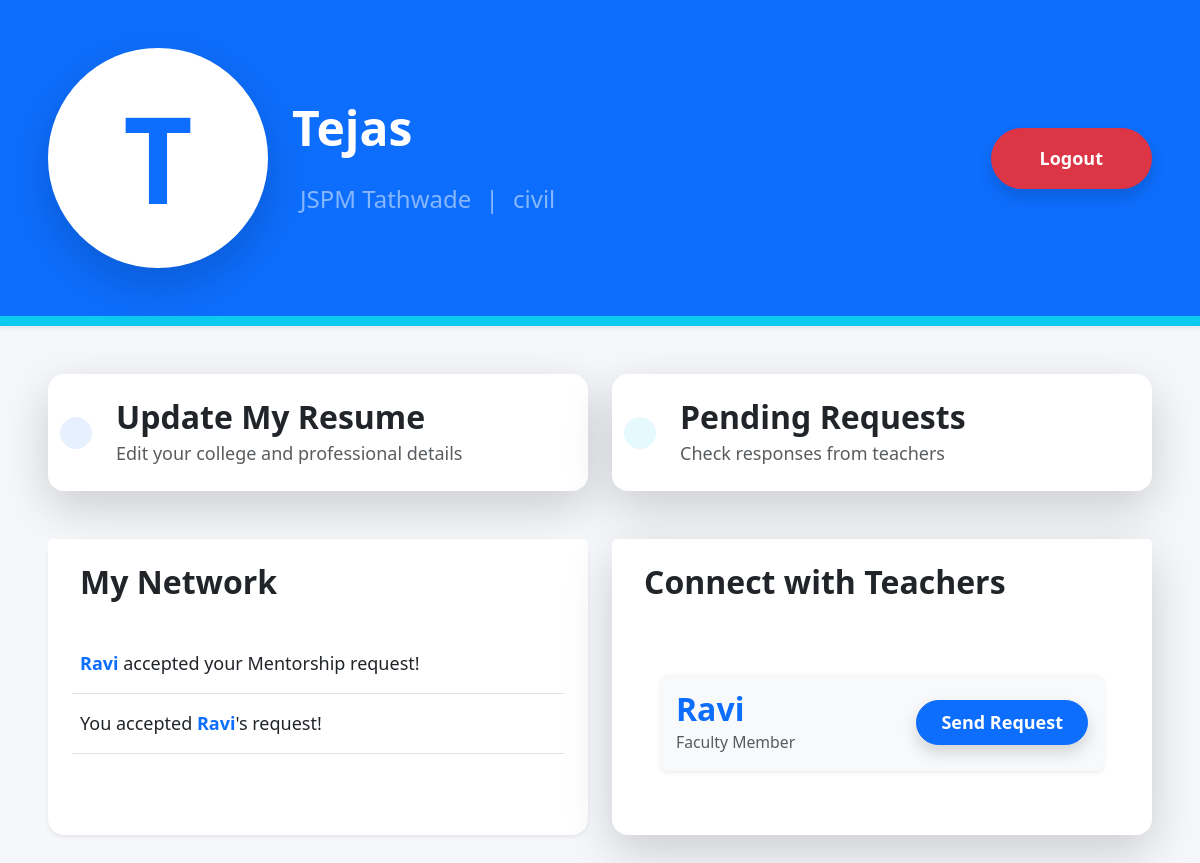
The app's page /home/ (signed in) with its own data.
### build/models.py (models this page shows, shortened)
class Resume(models.Model):
    profile = models.OneToOneField(UserProfile, on_delete=models.CASCADE)
    name = models.CharField(max_length=100)
    email = models.EmailField()
    phone = models.CharField(max_length=20)
    experience = models.TextField()
    education = models.TextField()
    college = models.CharField(max_length=100)
    branch = models.CharField(max_length=50)
    skills = models.TextField()
    linkedin = models.URLField(max_length=200, null=True, blank=True)
    github = models.URLField(max_length=200, null=True, blank=True)
    summary = models.TextField(null=True, blank=True)
    projects = models.TextField(null=True, blank=True)
    certifications = models.TextField(null=True, blank=True)
    theme = models.CharField(max_length=10, default='1')

class ConnectionRequest(models.Model):
    sender = models.CharField(max_length=100)
    receiver = models.CharField(max_length=100)
    STATUS_CHOICES = (
        ('Pending', 'Pending'),
        ('Accepted', 'Accepted'),
    )
    status = models.CharField(max_length=20, choices=STATUS_CHOICES, default='Pending')
    created_at = models.DateTimeField(auto_now_add=True)

class UserProfile(models.Model):
    username = models.CharField(max_length=100)
    password = models.CharField(max_length=100)
    role = models.CharField(
        max_length=10,
        choices=[
            ('student', 'Student'),
            ('teacher', 'Teacher')
        ]
    )

### build/views.py (the view, shortened to what this page needs)
# urls.py: path('home/', views.home, name='home'),
def home(request):#2
    username = request.session.get('username')
    if not username:
        return render(request, "home.html")
    user_profile = UserProfile.objects.filter(username=username).first()
    if user_profile:
        role = user_profile.role.lower().strip()
    else:
        role = "student"
    notifications = ConnectionRequest.objects.filter(
        receiver=username,
        status='Pending'
    )
    if role == "student":
        student_resume = Resume.objects.filter(profile__username=username).first()
        all_teachers = UserProfile.objects.filter(role__icontains='teacher')
        student_accepted = ConnectionRequest.objects.filter(
                Q(sender=username) | Q(receiver=username),
                status__icontains='accept'
            )
        unique_accepted = {f"{req.sender}-{req.receiver}": req for req in student_accepted}.values()
        return render(request, "home.html", {
                "my_info": student_resume,
                "notifications": notifications,
                "teachers_list": all_teachers,
                "accepted_requests": unique_accepted,
                "logged_in_user": username
            })
    return render(request, "home.html")

### templates/home.html (shortened to what this page needs)
<!DOCTYPE html>
<html>
<head>
    <link href="https://cdn.jsdelivr.net/npm/bootstrap@5.3.0/dist/css/bootstrap.min.css" rel="stylesheet">
</head>
<body>
    <div class="bg-primary text-white py-5 mb-5 shadow-sm"
     style="border-bottom:10px solid #0dcaf0; min-height:320px;">
    <div class="container-fluid px-5 d-flex align-items-center">
        <div class="rounded-circle bg-white text-primary d-flex justify-content-center align-items-center me-4 shadow-lg" style="width: 220px; height: 220px; font-size: 7.5rem; font-weight: bold;">
            {{ logged_in_user|make_list|first|upper }}
        </div>
        <div class="flex-grow-1">
            <h1 class="fw-bold mb-4 display-5">{{ logged_in_user|title }}</h1>
            {% if my_info %}
                <p class="mb-0 fs-4 text-white-50">
                     {{ my_info.college }} <span class="mx-2 text-white-25">|</span> {{ my_info.branch }}
                </p>
            {% else %}
                <p class="mb-0 fs-5 text-white-50"><i class="bi bi-info-circle me-2"></i> Please update your resume to show your college details here.</p>
            {% endif %}
        </div>
        <div class="ms-auto">
            <a href="{% url 'logout' %}" class="btn btn-danger btn-lg fw-bold shadow rounded-pill px-5 py-3">
                Logout
            </a>
        </div>
    </div>
</div>
<div class="container-fluid px-5 pb-5">
    <div class="row mb-5 g-4">
        <div class="col-md-6">
            <a href="{% url 'resume_page' %}" class="btn border-0 bg-white shadow-lg w-100 py-4 rounded-4 text-start d-flex align-items-center table-hover transition" style="transition: transform 0.2s;">
                <div class="bg-primary bg-opacity-10 text-primary rounded-circle p-3 me-4"></div>
                <div>
                    <h4 class="fw-bold text-dark mb-1">Update My Resume</h4>
                    <medim class="text-muted"> Edit your college and professional details</medium>
                </div>
            </a>
        </div>
        <div class="col-lg-6 col-xl-6">
            <button class="btn border-0 bg-white shadow-lg w-100 py-4 rounded-4 text-start d-flex align-items-center" data-bs-toggle="modal" data-bs-target="#notificationModal" style="transition: transform 0.2s;">
                <div class="bg-info bg-opacity-10 text-info rounded-circle p-3 me-4"></div>
                <div class="flex-grow-1">
                    <h4 class="fw-bold text-dark mb-1">Pending Requests</h4>
                    <medinm class="text-muted">Check responses from teachers</medium>
                </div>
            </button>
        </div>
    </div>
    <div class="row g-4">
        <div class="col-md-6">
            <div class="card shadow-sm border-0 h-100 rounded-4">
                <div class="card-header bg-white border-bottom-0 pt-4 pb-2 px-4">
                    <h4 class="fw-bold text-dark mb-0"> My Network</h4>
                </div>
                <div class="card-body p-4">
                    {% if accepted_requests %}
                        <div class="list-group list-group-flush">
                            {% for req in accepted_requests %}
                                <div class="list-group-item px-0 py-3 border-bottom">
                                    {% if req.sender == logged_in_user %}
                                        <span class="fw-bold text-primary">{{ req.receiver|title }}</span> accepted your {{ req.request_type }} request!
                                    {% else %}
                                        You accepted <span class="fw-bold text-primary">{{ req.sender|title }}</span>'s {{ req.request_type }} request!
                                    {% endif %}
                                </div>
                            {% endfor %}
                        </div>
                    {% else %}
                        <div class="text-center py-5 text-muted bg-light rounded-3 mt-2">
                            <i class="bi bi-person-x fs-1 opacity-50 mb-3 d-block"></i>
                            <p class="mb-5 fw-bold">No connections yet</p>
                            <medium>Send a request to a teacher to get started!</medium>
                        </div>
                    {% endif %}
                </div>
            </div>
        </div>
        <div class="col-md-6">
            <div class="card shadow-lg border-0 h-100 rounded-4">
                <div class="card-header bg-white border-bottom-0 p-4">
                    <h4 class="fw-bold text-dark mb-0"> Connect with Teachers</h4>
                </div>
                <div class="card-body p-5">
                    {% if teachers_list %}
                        <div class="list-group">
                            {% for teacher in teachers_list %}
                                <div class="list-group-item d-flex justify-content-between align-items-center py-3 border-0 shadow-sm mb-3 rounded-3 bg-light">
                                    <div>
                                        <a href="{% url 'teacher_profile' teacher.username %}" class="text-decoration-none">
                                            <h4 class="mb-0 fw-bold text-primary">{{ teacher.username|title }} </h4>
                                        </a>
                                        <small class="text-muted">Faculty Member</small>
                                    </div>
                                    <form method="POST" action="{% url 'research_request' %}" class="m-0">
                                        <button type="submit" class="btn btn-primary btn-lg fw-bold px-4 rounded-pill shadow">
                                            Send Request
                                        </button>
                                    </form>
                                </div>
                            {% endfor %}
                        </div>
                    {% else %}
                        <div class="text-center py-5 text-muted bg-light rounded-3 mt-2">
                            <p class="mb-0 fw-bold">No teachers available</p>
                        </div>
                    {% endif %}
                </div>
            </div>
        </div>
    </div>
</div>
</body>
</html>

### templates/home.html (style rules this page uses)
body { background:#f5f7fb; font-size:18px; }
.container-fluid { max-width:1800px; }
.card { transition:0.3s; }
.list-group-item { font-size:18px; }
.btn { font-size:18px; }
h1 { font-size:3rem; }
h4 { font-size:2rem; }

### records on screen
Resume: college "JSPM Tathwade", branch "civil"
ConnectionRequest: receiver "Ravi", request_type "Mentorship"
ConnectionRequest: sender "Ravi"
UserProfile: username "Ravi"

### other values on screen
{{ logged_in_user|make_list|first|upper }} "T"
{{ logged_in_user|title }} "Tejas"
